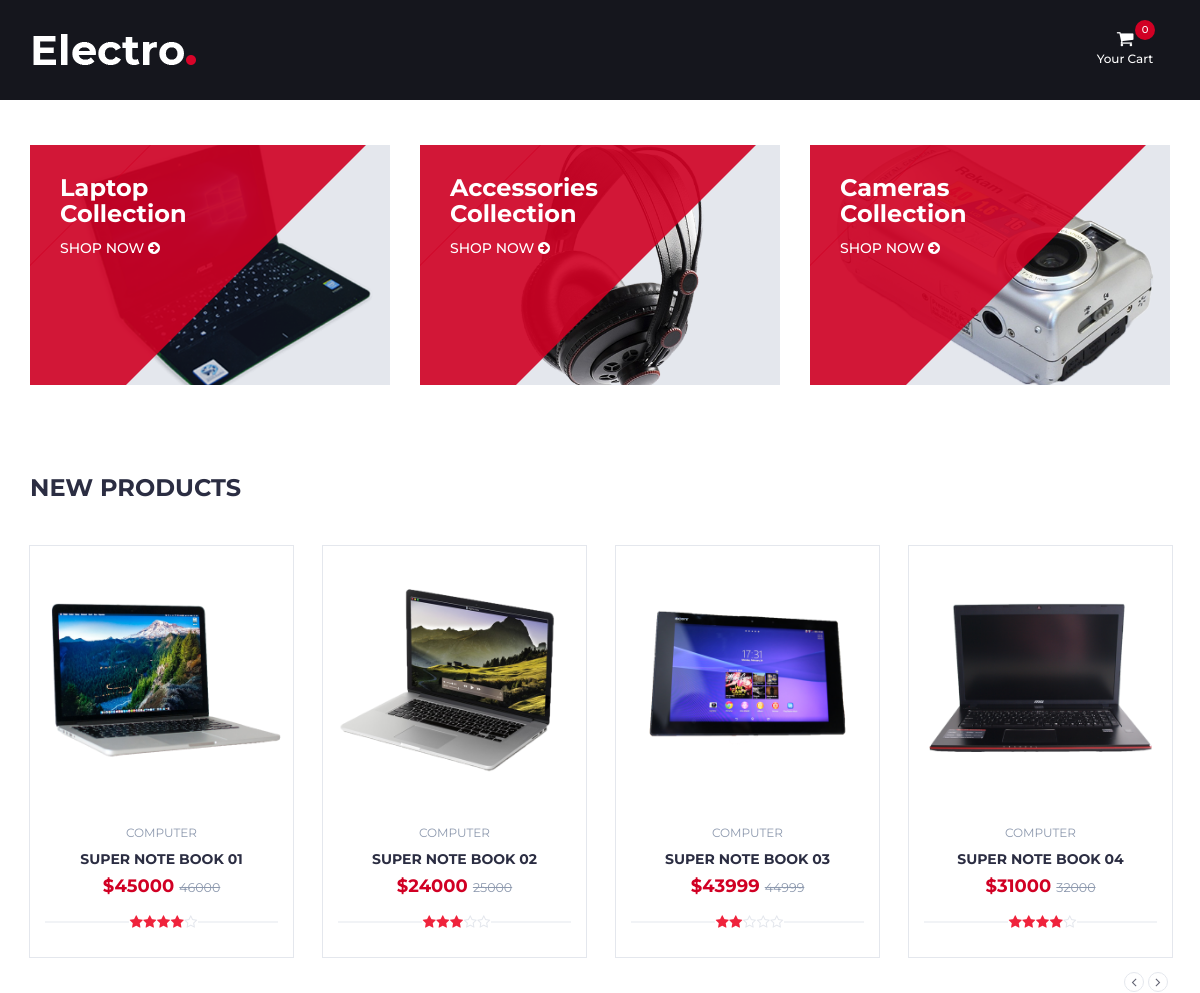
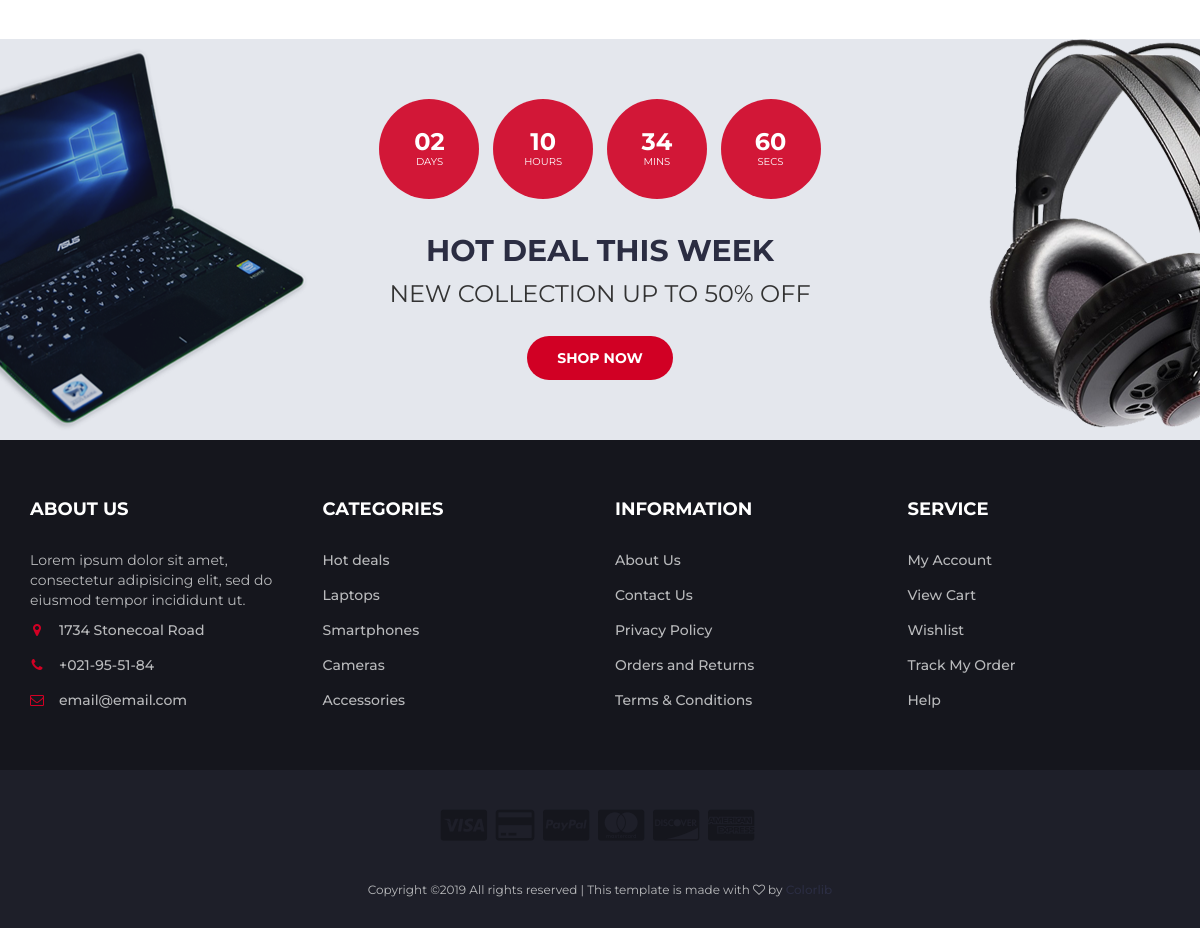
The page / on the database its author committed (2 pictures, top to bottom).
### tables this page shows
CREATE TABLE `productdata` (
  `pd_id` int(11) NOT NULL COMMENT '產品編號',
  `pd_name` varchar(50) NOT NULL COMMENT '產品名稱',
  `pd_type` varchar(50) NOT NULL COMMENT '產品分類',
  `pd_price` int(100) NOT NULL COMMENT '產品價錢',
  `pd_image` varchar(255) NOT NULL COMMENT '產品圖片',
  `pd_star` int(11) NOT NULL COMMENT '產品星數'
);

### index.php (the view, shortened to what this page needs)
<?php
$link = @mysqli_connect("localhost", "root", "") or die(mysqli_connect_error());
mysqli_select_db($link, "toby_store");
$commandText = "select * from productdata";
$result = mysqli_query($link, $commandText);
?>
<!DOCTYPE html>
<html lang="en">
	<head>
		<link type="text/css" rel="stylesheet" href="css/bootstrap.min.css"/>
		<link type="text/css" rel="stylesheet" href="css/slick.css"/>
		<link type="text/css" rel="stylesheet" href="css/slick-theme.css"/>
		<link type="text/css" rel="stylesheet" href="css/nouislider.min.css"/>
		<link rel="stylesheet" href="css/font-awesome.min.css">
		<link type="text/css" rel="stylesheet" href="css/style.css"/>
    </head>
	<body>
		<header>
			<div id="header">
				<div class="container">
					<div class="row">
						<div class="col-md-3">
							<div class="header-logo">
								<a href="javascript:void(0)" class="logo">
									<img src="./img/logo.png" alt="">
								</a>
							</div>
						</div>
						<div class="col-md-6">
						</div>
						<div class="col-md-3 clearfix">
							<div class="header-ctn">
								<div class="dropdown">
									<a class="dropdown-toggle" data-toggle="dropdown" aria-expanded="true">
										<i class="fa fa-shopping-cart"></i>
										<span>Your Cart</span>
										<?php if(isset($cart)):?>
											<div class="qty"><?php $items = 0;foreach ($cart as $cc) $items += $cc->num; echo $items; ?></div>
										<?php else :?>
											<div class="qty">0</div>
										<?php endif;?>
									</a>
							</div>
						</div>
					</div>
				</div>
			</div>
		</header>
		<div class="section">
			<div class="container">
				<div class="row">
					<div class="col-md-4 col-xs-6">
						<div class="shop">
							<div class="shop-img">
								<img src="./img/shop01.png" alt="">
							</div>
							<div class="shop-body">
								<h3>Laptop<br>Collection</h3>
								<a href="product.php?pd_id=7" class="cta-btn">Shop now <i class="fa fa-arrow-circle-right"></i></a>
							</div>
						</div>
					</div>
					<div class="col-md-4 col-xs-6">
						<div class="shop">
							<div class="shop-img">
								<img src="./img/shop03.png" alt="">
							</div>
							<div class="shop-body">
								<h3>Accessories<br>Collection</h3>
								<a href="product.php?pd_id=5" class="cta-btn">Shop now <i class="fa fa-arrow-circle-right"></i></a>
							</div>
						</div>
					</div>
					<div class="col-md-4 col-xs-6">
						<div class="shop">
							<div class="shop-img">
								<img src="./img/shop02.png" alt="">
							</div>
							<div class="shop-body">
								<h3>Cameras<br>Collection</h3>
								<a href="product.php?pd_id=9" class="cta-btn">Shop now <i class="fa fa-arrow-circle-right"></i></a>
							</div>
						</div>
					</div>
				</div>
			</div>
		</div>
		<div class="section">
			<div class="container">
				<div class="row">
					<div class="col-md-12">
						<div class="section-title">
							<h3 class="title">New Products</h3>
						</div>
					</div>
					<div class="col-md-12">
						<div class="row">
							<div class="products-tabs">
								<div id="tab1" class="tab-pane active">
									<div class="products-slick" data-nav="#slick-nav-1">
										<?php while ($row = mysqli_fetch_assoc($result)) : ?>
										<div class="product">
											<div class="product-img">
												<img src="./img/<?= $row['pd_image'] ?>" alt="">
											</div>
											<div class="product-body">
												<p class="product-category"><?= $row['pd_type']?></p>
												<h3 class="product-name"><a href="<?= "product.php?pd_id=".$row['pd_id'] ?>"><?= $row['pd_name']?></a></h3>
												<h4 class="product-price">$<?= $row['pd_price']?> <del class="product-old-price"><?= $row['pd_price'] + 1000?></del></h4>
												<div class="product-rating">
													<?php for($i = 0 ; $i < $row['pd_star'] ; $i++):?>
													<i class="fa fa-star"></i>
													<?php endfor;?>
													<?php for($i = 0 ; $i < 5-$row['pd_star'] ; $i++):?>
													<i class="fa fa-star-o"></i>
													<?php endfor;?>
												</div>
											</div>
											<div class="add-to-cart">
												<button data-detail="<?= implode("|",$row) ?>" class="add-to-cart-btn"><i class="fa fa-shopping-cart"></i> add to cart</button>
											</div>
										</div>
										<?php endwhile; ?>
									</div>
									<div id="slick-nav-1" class="products-slick-nav"></div>
								</div>
							</div>
						</div>
					</div>
				</div>
			</div>
		</div>
		<div id="hot-deal" class="section">
			<div class="container">
				<div class="row">
					<div class="col-md-12">
						<div class="hot-deal">
							<ul class="hot-deal-countdown">
								<li>
									<div>
										<h3>02</h3>
										<span>Days</span>
									</div>
								</li>
								<li>
									<div>
										<h3>10</h3>
										<span>Hours</span>
									</div>
								</li>
								<li>
									<div>
										<h3>34</h3>
										<span>Mins</span>
									</div>
								</li>
								<li>
									<div>
										<h3>60</h3>
										<span>Secs</span>
									</div>
								</li>
							</ul>
							<h2 class="text-uppercase">hot deal this week</h2>
							<p>New Collection Up to 50% OFF</p>
							<a class="primary-btn cta-btn" href="#">Shop now</a>
						</div>
					</div>
				</div>
			</div>
		</div>
		<footer id="footer">
			<div class="section">
				<div class="container">
					<div class="row">
						<div class="col-md-3 col-xs-6">
							<div class="footer">
								<h3 class="footer-title">About Us</h3>
								<p>Lorem ipsum dolor sit amet, consectetur adipisicing elit, sed do eiusmod tempor incididunt ut.</p>
								<ul class="footer-links">
									<li><a href="#"><i class="fa fa-map-marker"></i>1734 Stonecoal Road</a></li>
									<li><a href="#"><i class="fa fa-phone"></i>+021-95-51-84</a></li>
									<li><a href="#"><i class="fa fa-envelope-o"></i>email@email.com</a></li>
								</ul>
							</div>
						</div>
						<div class="col-md-3 col-xs-6">
							<div class="footer">
								<h3 class="footer-title">Categories</h3>
								<ul class="footer-links">
									<li><a href="#">Hot deals</a></li>
									<li><a href="#">Laptops</a></li>
									<li><a href="#">Smartphones</a></li>
									<li><a href="#">Cameras</a></li>
									<li><a href="#">Accessories</a></li>
								</ul>
							</div>
						</div>
						<div class="col-md-3 col-xs-6">
							<div class="footer">
								<h3 class="footer-title">Information</h3>
								<ul class="footer-links">
									<li><a href="#">About Us</a></li>
									<li><a href="#">Contact Us</a></li>
									<li><a href="#">Privacy Policy</a></li>
									<li><a href="#">Orders and Returns</a></li>
									<li><a href="#">Terms & Conditions</a></li>
								</ul>
							</div>
						</div>
						<div class="col-md-3 col-xs-6">
							<div class="footer">
								<h3 class="footer-title">Service</h3>
								<ul class="footer-links">
									<li><a href="#">My Account</a></li>
									<li><a href="#">View Cart</a></li>
									<li><a href="#">Wishlist</a></li>
									<li><a href="#">Track My Order</a></li>
									<li><a href="#">Help</a></li>
								</ul>
							</div>
						</div>
					</div>
				</div>
			</div>
			<div id="bottom-footer" class="section">
				<div class="container">
					<div class="row">
						<div class="col-md-12 text-center">
							<ul class="footer-payments">
								<li><a href="#"><i class="fa fa-cc-visa"></i></a></li>
								<li><a href="#"><i class="fa fa-credit-card"></i></a></li>
								<li><a href="#"><i class="fa fa-cc-paypal"></i></a></li>
								<li><a href="#"><i class="fa fa-cc-mastercard"></i></a></li>
								<li><a href="#"><i class="fa fa-cc-discover"></i></a></li>
								<li><a href="#"><i class="fa fa-cc-amex"></i></a></li>
							</ul>
							<span class="copyright">
								Copyright &copy;<script>document.write(new Date().getFullYear());</script> All rights reserved | This template is made with <i class="fa fa-heart-o" aria-hidden="true"></i> by <a href="https://colorlib.com" target="_blank">Colorlib</a>
							</span>
						</div>
					</div>
				</div>
			</div>
		</footer>
	</body>
</html>

### rows shown on the page
productdata: pd_image (picture), pd_type "COMPUTER", pd_name "SUPER NOTE BOOK 01", pd_price "45000", $row['pd_price'] + 1000 "46000", pd_star 4 (drawn)
productdata: pd_image (picture), pd_type "COMPUTER", pd_name "SUPER NOTE BOOK 02", pd_price "24000", $row['pd_price'] + 1000 "25000", pd_star 3 (drawn)
productdata: pd_image (picture), pd_type "COMPUTER", pd_name "SUPER NOTE BOOK 03", pd_price "43999", $row['pd_price'] + 1000 "44999", pd_star 2 (drawn)
productdata: pd_image (picture), pd_type "COMPUTER", pd_name "SUPER NOTE BOOK 04", pd_price "31000", $row['pd_price'] + 1000 "32000", pd_star 4 (drawn)
